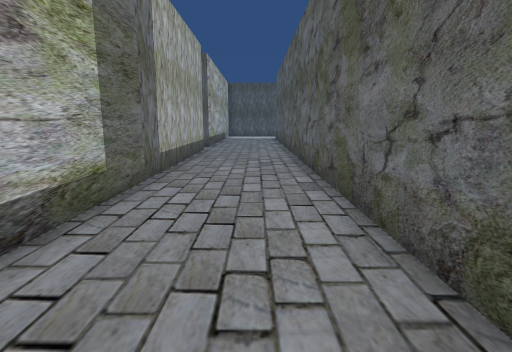
[1] (above)

18 first-person views from a walk through a 3-D level made in the Unity game engine. The camera is 1.4 m above the floor, tilts 10° down and sees 80° across. Doors are open. The floor is counted in squares, 1.03 m on a side. Each view is taken from the middle of a square. On the plan, view 1 faces up. The plan holds only what a view shows up to about 14 squares ahead; the rest is blank. The place goes on beyond the plan. The player is left out. Some surface patterns are stand-ins.

[2]
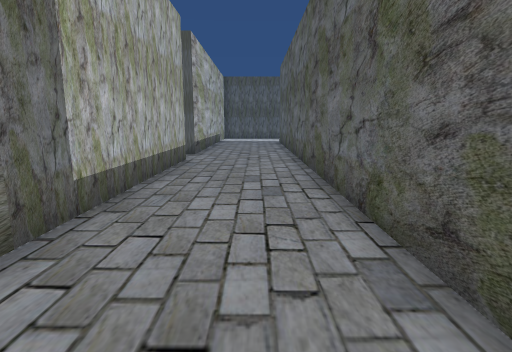

[3]
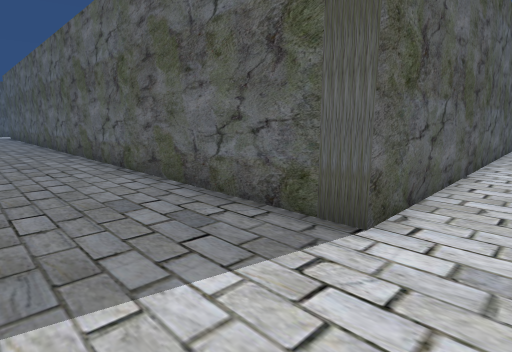

[4]
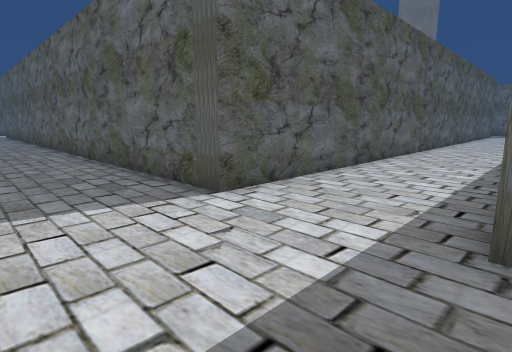

[5]
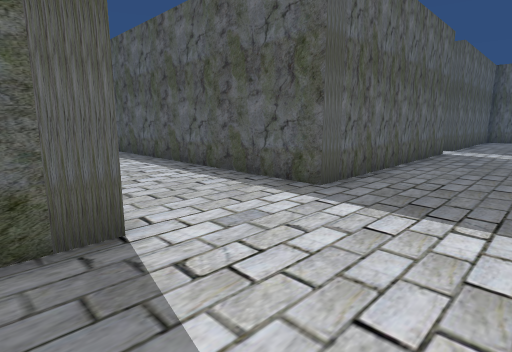

[6]
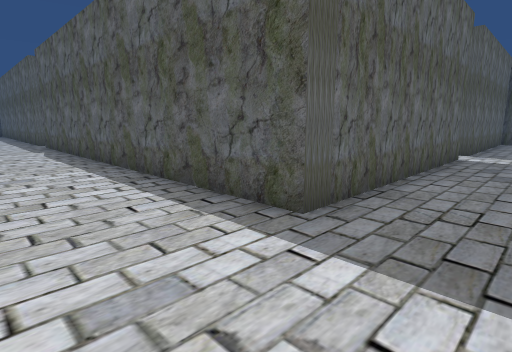

[7]
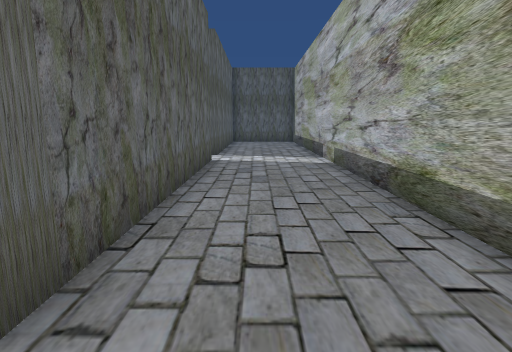

[8]
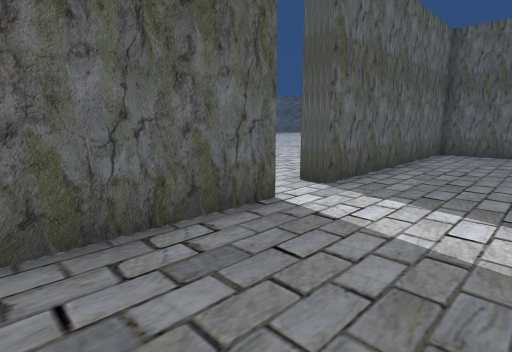

[9]
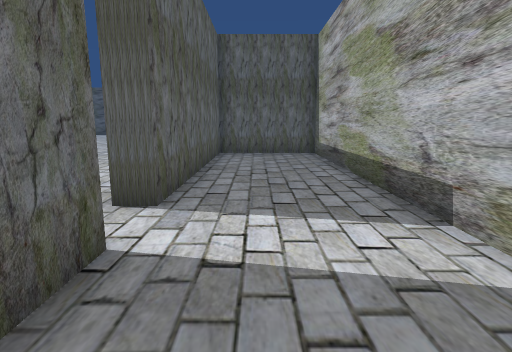

[10]
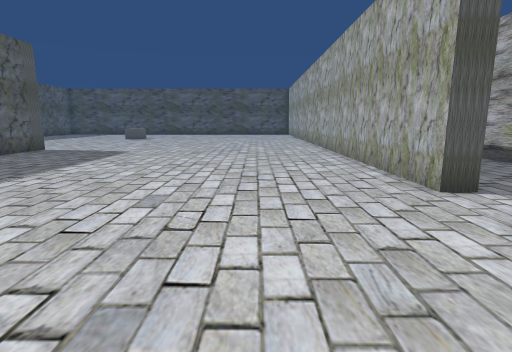

[11]
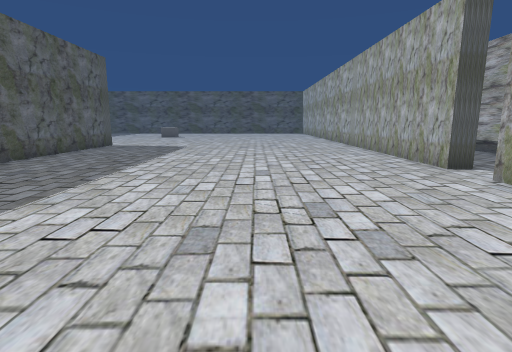

[12]
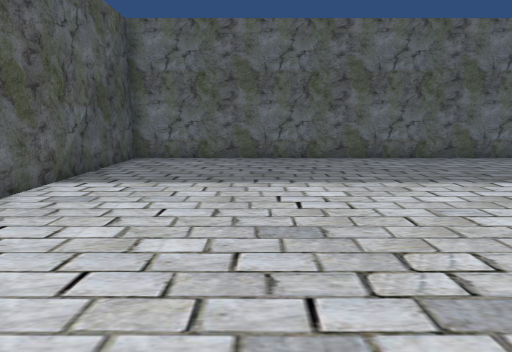

[13]
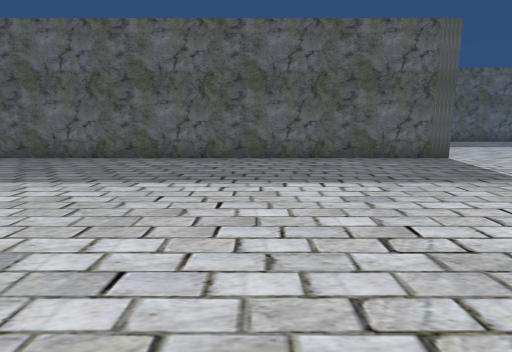

[14]
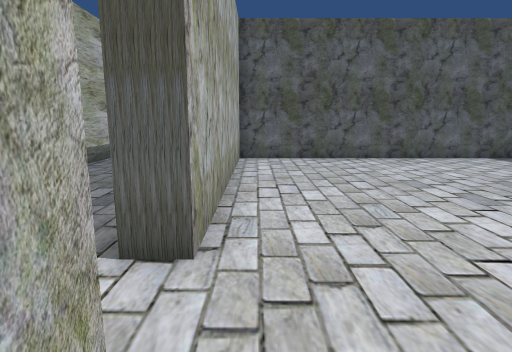

[15]
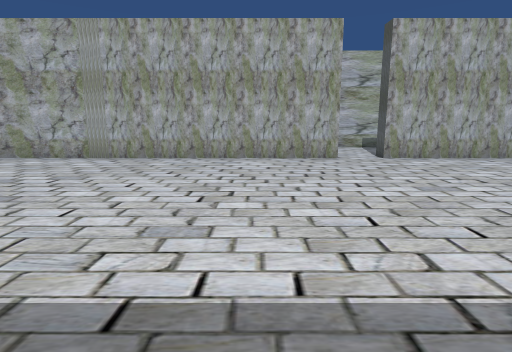

[16]
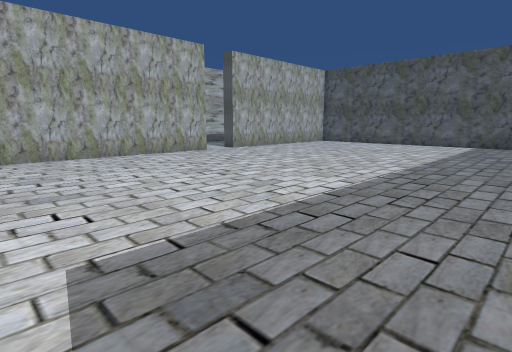

[17]
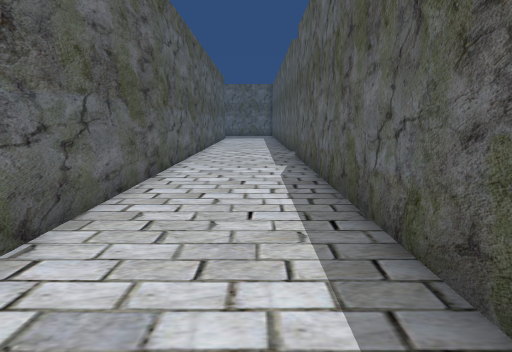

[18]
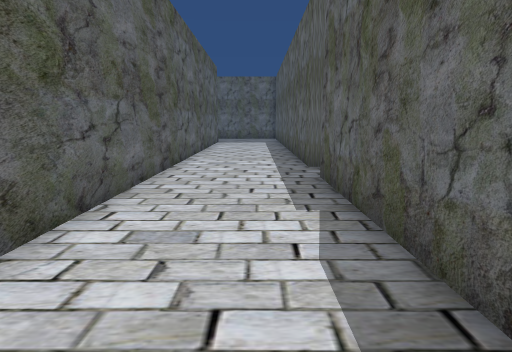

### Floor plan
Points are (right, up) in squares from view 1. A wall is a line through its corners. A room is listed if a view was taken in it or the views show most of it. See-through windows are left out.
Room 1 (views 1, 2, 3, 4, 5, 6, 7, 8, 9, 17, 18)
walls: (-2.6, -10.1) (-2.6, -29.6) (1.6, -29.6) (1.6, -20.9); (1.6, -19.1) (1.6, -9.6) (18.6, -9.6); (20.4, -9.6) (25, -9.6); (25.1, -5.4) (1.6, -5.4) (1.6, 18); (-2.6, 15.4) (-2.6, 2.9); (-2.6, 18.1) (-2.6, 17.1)
ways out: open door at (2, -20) to room 2; open door at (-3, 16); open door at (19.5, -10)
Room 2 (views 10, 11, 12, 13, 14, 15, 16)
walls: (2.4, -20.9) (2.4, -30.5); (16.6, -30.5) (16.6, -10.4) (2.4, -10.4) (2.4, -19.1)
ways out: open door at (2, -20) to room 1

Where each view was taken, in squares from view 1:
view 1: 0 up, 0 right, facing up
view 2: 4 up, 0 right, facing up
view 3: 7 down, 2 left, facing up-right
view 4: 10 down, 2 left, facing up-right
view 5: 4 down, 2 left, facing down-right
view 6: 6 down, 1 left, facing down-right
view 7: 8 down, 0 right, facing down
view 8: 15 down, 2 left, facing down-right
view 9: 16 down, 0 right, facing down
view 10: 15 down, 6 right, facing down
view 11: 12 down, 8 right, facing down
view 12: 15 down, 5 right, facing right
view 13: 23 down, 5 right, facing right
view 14: 22 down, 3 right, facing up
view 15: 24 down, 14 right, facing left
view 16: 30 down, 15 right, facing up-left
view 17: 8 down, 6 right, facing right
view 18: 8 down, 11 right, facing right
